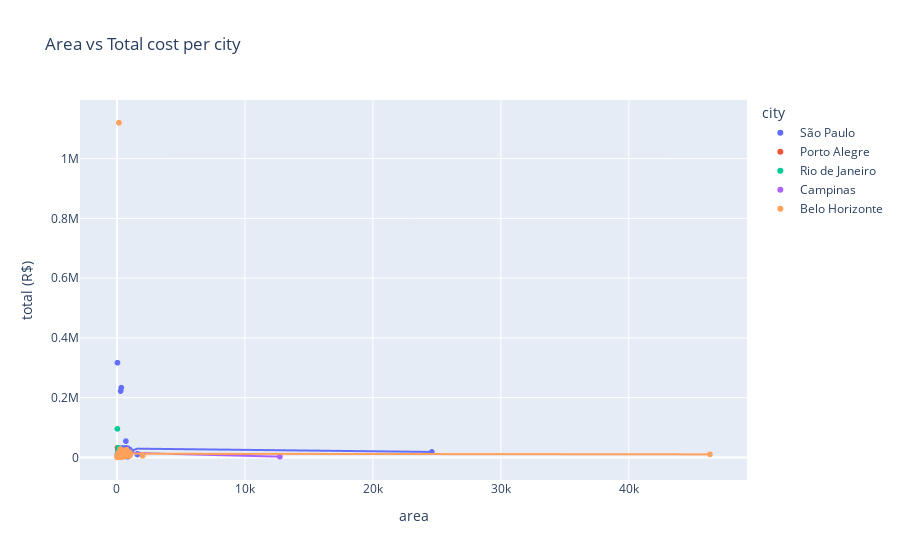

The notebook cell this image was saved under:
### Markdown cell above
Ahora veamos un diagrama pero coloreado según diferentes ciudades.

### Code cell
fig3 = px.scatter(df2,x='area',y='total (R$)',trendline="lowess",color='city',title="Area vs Total cost per city")
#fig3.show()
iplot(fig3)

### Figure 1 — Plotly figure (JSON) as saved in the notebook; plotly's stock layout.template omitted (floating-point values rounded to 4 significant figures; data arrays with more than 128 entries replaced by an {"elided": "..."} marker saying what was removed)
{"data": [{"hovertemplate": "city=São Paulo<br>area=%{x}<br>total (R$)=%{y}<extra></extra>", "legendgroup": "São Paulo", "marker": {"color": "#636efa", "symbol": "circle"}, "mode": "markers", "name": "São Paulo", "showlegend": true, "type": "scattergl", "x": {"elided": "5887 int values"}, "xaxis": "x", "y": {"elided": "5887 int values"}, "yaxis": "y"}, {"hovertemplate": "<b>LOWESS trendline</b><br><br>city=São Paulo<br>area=%{x}<br>total (R$)=%{y} <b>(trend)</b><extra></extra>", "legendgroup": "São Paulo", "marker": {"color": "#636efa", "symbol": "circle"}, "mode": "lines", "name": "São Paulo", "showlegend": false, "type": "scattergl", "x": {"elided": "5887 int values"}, "xaxis": "x", "y": {"elided": "5887 float values"}, "yaxis": "y"}, {"hovertemplate": "city=Porto Alegre<br>area=%{x}<br>total (R$)=%{y}<extra></extra>", "legendgroup": "Porto Alegre", "marker": {"color": "#EF553B", "symbol": "circle"}, "mode": "markers", "name": "Porto Alegre", "showlegend": true, "type": "scattergl", "x": {"elided": "1193 int values"}, "xaxis": "x", "y": {"elided": "1193 int values"}, "yaxis": "y"}, {"hovertemplate": "<b>LOWESS trendline</b><br><br>city=Porto Alegre<br>area=%{x}<br>total (R$)=%{y} <b>(trend)</b><extra></extra>", "legendgroup": "Porto Alegre", "marker": {"color": "#EF553B", "symbol": "circle"}, "mode": "lines", "name": "Porto Alegre", "showlegend": false, "type": "scattergl", "x": {"elided": "1193 int values"}, "xaxis": "x", "y": {"elided": "1193 float values"}, "yaxis": "y"}, {"hovertemplate": "city=Rio de Janeiro<br>area=%{x}<br>total (R$)=%{y}<extra></extra>", "legendgroup": "Rio de Janeiro", "marker": {"color": "#00cc96", "symbol": "circle"}, "mode": "markers", "name": "Rio de Janeiro", "showlegend": true, "type": "scattergl", "x": {"elided": "1501 int values"}, "xaxis": "x", "y": {"elided": "1501 int values"}, "yaxis": "y"}, {"hovertemplate": "<b>LOWESS trendline</b><br><br>city=Rio de Janeiro<br>area=%{x}<br>total (R$)=%{y} <b>(trend)</b><extra></extra>", "legendgroup": "Rio de Janeiro", "marker": {"color": "#00cc96", "symbol": "circle"}, "mode": "lines", "name": "Rio de Janeiro", "showlegend": false, "type": "scattergl", "x": {"elided": "1501 int values"}, "xaxis": "x", "y": {"elided": "1501 float values"}, "yaxis": "y"}, {"hovertemplate": "city=Campinas<br>area=%{x}<br>total (R$)=%{y}<extra></extra>", "legendgroup": "Campinas", "marker": {"color": "#ab63fa", "symbol": "circle"}, "mode": "markers", "name": "Campinas", "showlegend": true, "type": "scattergl", "x": {"elided": "853 int values"}, "xaxis": "x", "y": {"elided": "853 int values"}, "yaxis": "y"}, {"hovertemplate": "<b>LOWESS trendline</b><br><br>city=Campinas<br>area=%{x}<br>total (R$)=%{y} <b>(trend)</b><extra></extra>", "legendgroup": "Campinas", "marker": {"color": "#ab63fa", "symbol": "circle"}, "mode": "lines", "name": "Campinas", "showlegend": false, "type": "scattergl", "x": {"elided": "853 int values"}, "xaxis": "x", "y": {"elided": "853 float values"}, "yaxis": "y"}, {"hovertemplate": "city=Belo Horizonte<br>area=%{x}<br>total (R$)=%{y}<extra></extra>", "legendgroup": "Belo Horizonte", "marker": {"color": "#FFA15A", "symbol": "circle"}, "mode": "markers", "name": "Belo Horizonte", "showlegend": true, "type": "scattergl", "x": {"elided": "1258 int values"}, "xaxis": "x", "y": {"elided": "1258 int values"}, "yaxis": "y"}, {"hovertemplate": "<b>LOWESS trendline</b><br><br>city=Belo Horizonte<br>area=%{x}<br>total (R$)=%{y} <b>(trend)</b><extra></extra>", "legendgroup": "Belo Horizonte", "marker": {"color": "#FFA15A", "symbol": "circle"}, "mode": "lines", "name": "Belo Horizonte", "showlegend": false, "type": "scattergl", "x": {"elided": "1258 int values"}, "xaxis": "x", "y": {"elided": "1258 float values"}, "yaxis": "y"}], "layout": {"autosize": true, "legend": {"title": {"text": "city"}, "tracegroupgap": 0}, "title": {"text": "Area vs Total cost per city"}, "xaxis": {"anchor": "y", "autorange": true, "domain": [0, 1], "range": [-2774.0, 49120.0], "title": {"text": "area"}, "type": "linear"}, "yaxis": {"anchor": "x", "autorange": true, "domain": [0, 1], "range": [-91890.0, 1212000.0], "title": {"text": "total (R$)"}, "type": "linear"}}}
